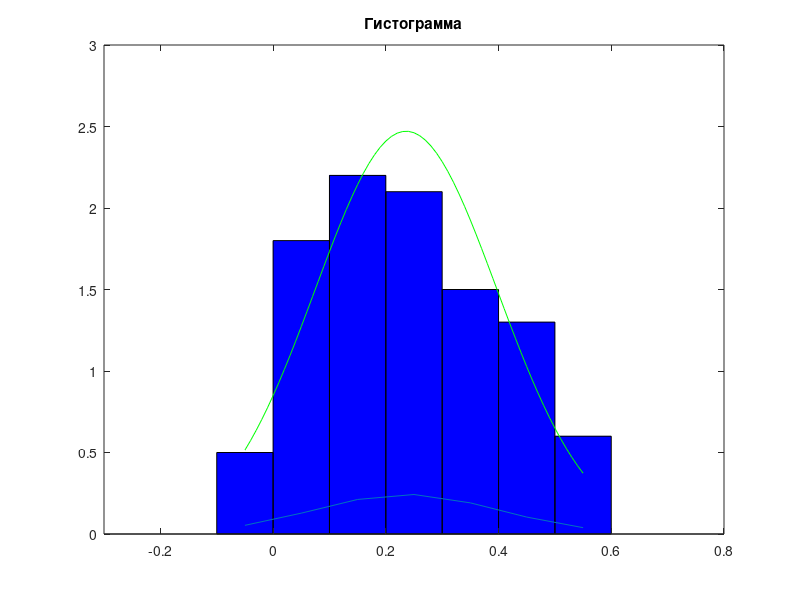

Recreate this plot in MATLAB.
clc;
varianrt = 13;%Номер врианта
h = 0.1;
leftSide = [-0.1, 0, 0.1, 0.2, 0.3, 0.4, 0.5];
rightSide = [0, 0.1, 0.2, 0.3, 0.4, 0.5, 0.6];
Ii = -0.05:h:0.55;
NIi = -0.05:0.01:0.55;
mi = [5, 18, 22, 21, 15, 13, 6];%частоты
n = sum(mi);%общее количесво частот
pi = mi./n;% частота в %
figure, bar(-0.05:0.1:0.55,pi/(h), 1 , 'b');
title('Гистограмма');
axis([-0.3 0.8 0 3]);
MX = sum(pi.*Ii);
DX = sum((Ii - MX).^2.*mi./(n-1));
S = sqrt(DX);
disp('Мат. ожидание:'); disp(MX);
disp('Дисперсия:'); disp(DX);
disp('Среднеквадратическое отклонение: '); disp(S);

a = (normpdf(NIi, MX, S));
ltpi = normcdf(leftSide, MX, S);
rtpi = normcdf(rightSide, MX, S);
tpi = rtpi - ltpi;
disp('Относительные частоты:'); disp(pi.*n);
disp('Теоретические относительные частоты:'); disp(tpi.*n);

hold on;
plot(Ii, tpi);
hold on;
plot(NIi, a, 'g')
alpha = 0.05;
XI2 = sum((mi - n.*tpi).^2./(n.*tpi));
XI2k = chi2inv(1 - alpha,7-3);
disp('Статистика Хи2:');
disp(XI2);
disp('Критическая точка k2:');
disp(XI2k);
%Res = chi2gof(mi);%Check
%if Res == 0
%fprintf('H0 by chi2gof()')
%end


if XI2k > XI2
fprintf('Принимается гипотеза H0: случайная величина распределена по нормальному закону с параметрами m = %.3f и s = %.3f\n', MX, S);
else
fprintf('Принимается гипотеза H1: случайная величнараспредлена не по нормальному закону с параметрами m = %.3fи s = %.3f\n', MX, S);
end

fid = fopen('answers.txt', 'wb');     % открытие файла на запись
if fid == -1                     % проверка корректности открытия
    error('File is not opened');
end

fprintf(fid, '%.6f\t', varianrt);
fprintf(fid,'\n');
fprintf(fid, '%.6f\t', pi.*n);%Кол-во попаданий в интервал
fprintf(fid,'\n');
fprintf(fid, '%.6f\t',tpi.*n );%теоретические частоты
fprintf(fid,'\n');
fprintf(fid, '%.6f\t %.6f\t', XI2,XI2k);
%Мат ожидание;Дисперсия;Среднеквадратическое отклонение;Статистика Хи2;Критическая точка k2
fclose(fid);                % закрытие файла
